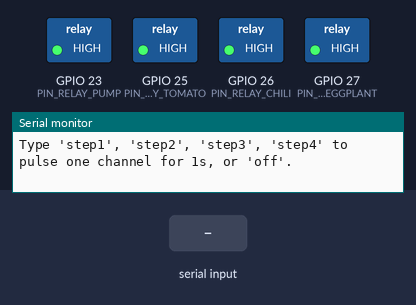
Simulated run of this sketch. Board: ESP32. Shown: switched loads named in the sketch (green lamp = pin HIGH), the last lines printed to the serial monitor. The test bench sets the inputs (shaded band).

Above: at 1.4 s.
1.5 s: "step1\n" received over Serial
At 2.3 s:
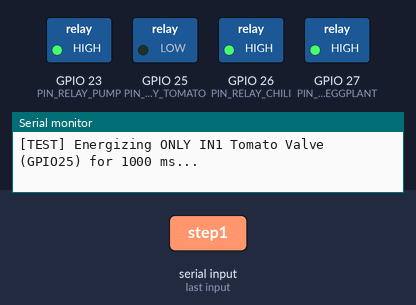
4.0 s: "step2\n" received over Serial
At 4.6 s:
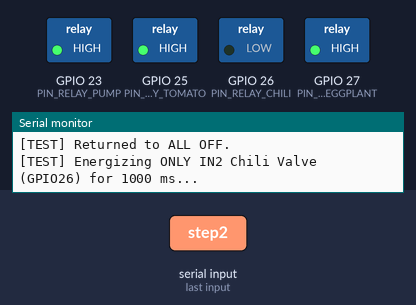
6.5 s: "step3\n" received over Serial
At 7.3 s:
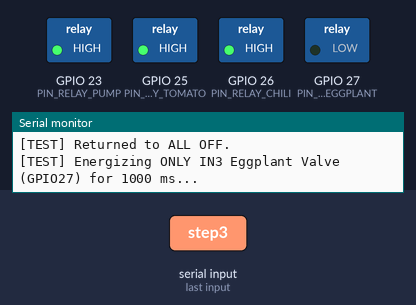
9.0 s: "step4\n" received over Serial
At 9.5 s:
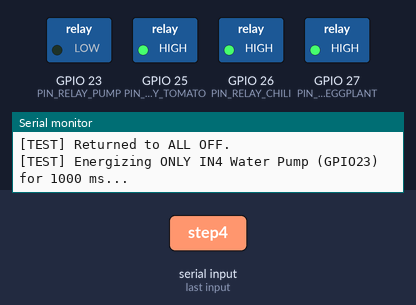
Timing chart, 0 to 12.0 s (numbered marks = the images above; inputs shaded):
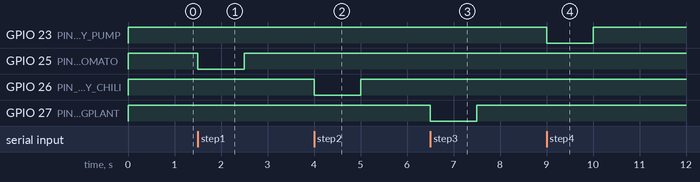

Measured:
- after the input at 1.5 s, GPIO 25 (PIN_RELAY_TOMATO): HIGH → LOW at once, → HIGH 1.0 s later
- after the input at 4.0 s, GPIO 26 (PIN_RELAY_CHILI): HIGH → LOW at once, → HIGH 1.0 s later
- after the input at 6.5 s, GPIO 27 (PIN_RELAY_EGGPLANT): HIGH → LOW at once, → HIGH 1.0 s later
- after the input at 9.0 s, GPIO 23 (PIN_RELAY_PUMP): HIGH → LOW at once, → HIGH 1.0 s later

The sketch:

02_safe_relay_off_verifier.ino
```cpp
/**
 * @file 02_safe_relay_off_verifier.ino
 * @brief Safe Bench Test 2: Verifies 4-channel relay active-LOW / active-HIGH polarity
 *        and single-channel sequencing ONLY on explicit Serial confirmation with
 *        5V pump and solenoid valves PHYSICALLY DISCONNECTED.
 */

#include <Arduino.h>

constexpr int PIN_RELAY_TOMATO   = 25;
constexpr int PIN_RELAY_CHILI    = 26;
constexpr int PIN_RELAY_EGGPLANT = 27;
constexpr int PIN_RELAY_PUMP     = 23;
constexpr bool RELAY_ACTIVE_LOW  = true;

void setRelayOff(int pin) {
  digitalWrite(pin, RELAY_ACTIVE_LOW ? HIGH : LOW);
}

void setRelayOn(int pin) {
  digitalWrite(pin, RELAY_ACTIVE_LOW ? LOW : HIGH);
}

void allRelaysOff() {
  const int pins[4] = {PIN_RELAY_TOMATO, PIN_RELAY_CHILI, PIN_RELAY_EGGPLANT, PIN_RELAY_PUMP};
  for (int p : pins) {
    setRelayOff(p);
    pinMode(p, OUTPUT);
    setRelayOff(p);
  }
}

void setup() {
  allRelaysOff();
  Serial.begin(115200);
  delay(200);
  Serial.println(F("\n=== BENCH TEST 02: SAFE RELAY POLARITY & COM/NO VERIFIER ==="));
  Serial.println(F("WARNING: Disconnect all 5V solenoid valves and water pump BEFORE running!"));
  Serial.println(F("All 4 relay outputs (GPIO25, 26, 27, 23) are currently INACTIVE (OFF)."));
  Serial.println(F("Verify with a multimeter that COM->NO is OPEN on all 4 channels."));
  Serial.println(F("Type 'step1', 'step2', 'step3', 'step4' to pulse one channel for 1s, or 'off'."));
}

void loop() {
  if (Serial.available() > 0) {
    String cmd = Serial.readStringUntil('\n');
    cmd.trim();
    allRelaysOff();

    int targetPin = -1;
    const char* label = "";
    if (cmd == "step1") { targetPin = PIN_RELAY_TOMATO; label = "IN1 Tomato Valve (GPIO25)"; }
    else if (cmd == "step2") { targetPin = PIN_RELAY_CHILI; label = "IN2 Chili Valve (GPIO26)"; }
    else if (cmd == "step3") { targetPin = PIN_RELAY_EGGPLANT; label = "IN3 Eggplant Valve (GPIO27)"; }
    else if (cmd == "step4") { targetPin = PIN_RELAY_PUMP; label = "IN4 Water Pump (GPIO23)"; }

    if (targetPin != -1) {
      Serial.printf("[TEST] Energizing ONLY %s for 1000 ms...\n", label);
      setRelayOn(targetPin);
      delay(1000);
      allRelaysOff();
      Serial.println(F("[TEST] Returned to ALL OFF."));
    } else {
      Serial.println(F("[SAFE] All relays OFF."));
    }
  }
}
```
